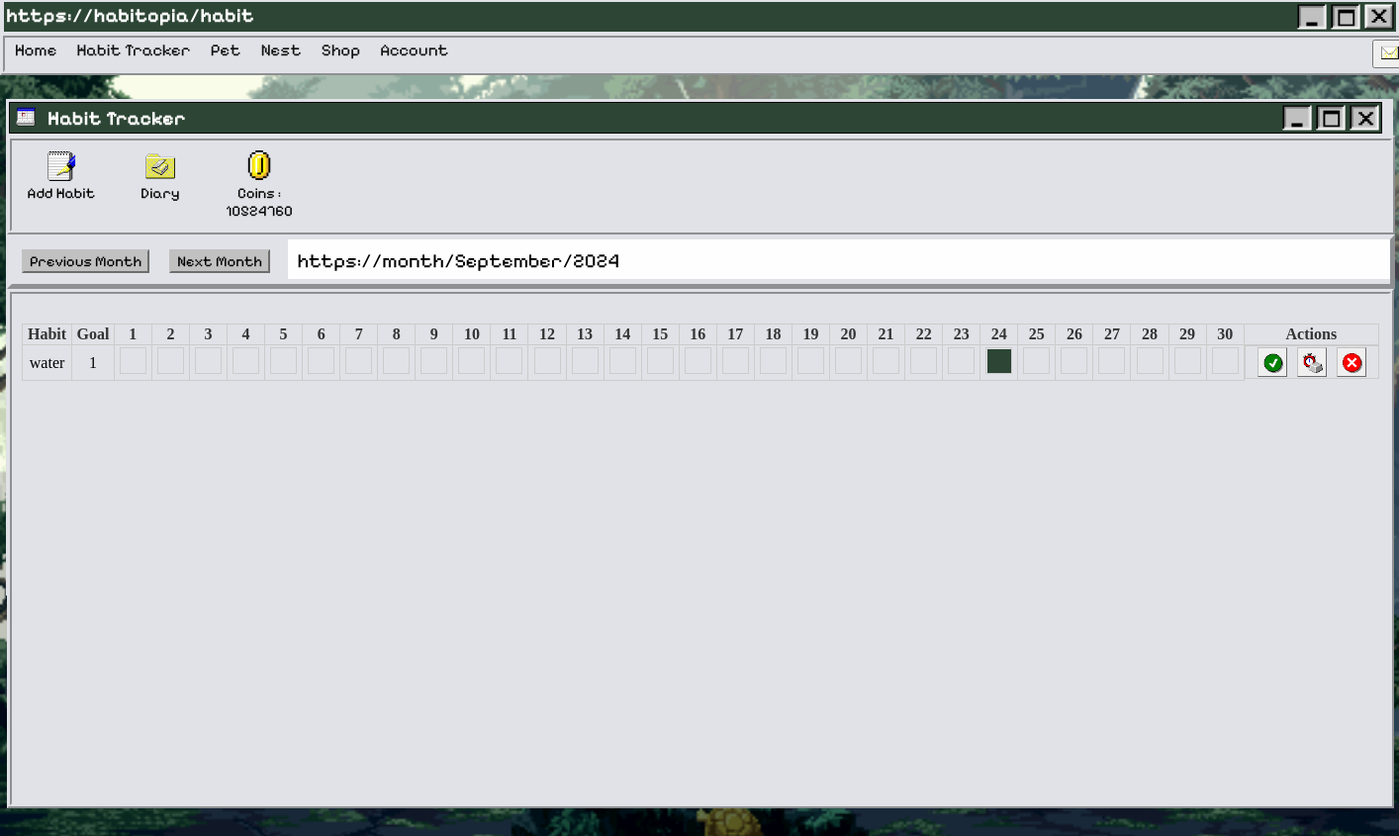
/habit (signed in), run on the app's committed database.
### home.py (models this page shows)
class UserItems(db.Model):
    user_id = db.Column(db.Integer, db.ForeignKey('user.id'), primary_key=True, nullable=False)
    coins = db.Column(db.Integer, nullable=False, default=60)
    petFood = db.Column(db.Integer, nullable=False, default=3)
    bait = db.Column(db.Integer, nullable=False, default=1)

class Habit(db.Model):
    user_id = db.Column(db.Integer, db.ForeignKey('user.id'), nullable=False)
    id = db.Column(db.Integer, primary_key=True)
    name = db.Column(db.String(100), nullable=False)
    frequency = db.Column(db.Integer, default=30)
    created_at = db.Column(db.DateTime, default=datetime.utcnow)
    repeat_days = db.Column(db.String(100), default="")

### home.py (the view)
@app.route("/habit")
@login_required
def habit():
    user_items = UserItems.query.filter_by(user_id=current_user.id).first()
    habits = Habit.query.filter_by(user_id=current_user.id).all()
    selected_month = request.args.get('month', datetime.now().strftime('%Y-%m'))
    month_start = datetime.strptime(selected_month, '%Y-%m').date()
    month_end = (month_start + relativedelta(months=1)) - timedelta(days=1)
    habit_logs = HabitLog.query.filter(HabitLog.habit_id.in_([habit.id for habit in habits]),
                                       HabitLog.date.between(month_start, month_end)).all()
    habit_logs_dict = {(log.habit_id, log.date.strftime('%Y-%m-%d')): log for log in habit_logs}
    diary_entries = DiaryEntry.query.filter_by(user_id=current_user.id).all()
    notifications = Notification.query.filter_by(user_id=current_user.id).all()
    return render_template('habit.html', habits=habits, selected_month=selected_month, month_start=month_start,
                            month_end=month_end, habit_logs=habit_logs_dict, datetime=datetime, timedelta=timedelta,
                            relativedelta=relativedelta, diary_entries=diary_entries, notifications=notifications, user_items=user_items)

### home.py (called while the page is built)
@login_manager.user_loader
def load_user(user_id):
    return User.query.get(int(user_id))

### templates/habit.html (shortened to what this page needs)
{% extends "base.html" %}
{% block css %} <link rel="stylesheet" href="/static/styles/HabitStyles.css" > {% endblock %}
{% block heading %}https://habitopia/habit{% endblock %}
{% block content %}
<div id="wrap">
    <div class="topbox2">
        <ul>
            <li><img src="/static/styles/assets/calendar-3.png" width=20px class="topboxtext2"></li>
            <li><h5 class="topboxtext2">Habit Tracker</h5></li>
        </ul>
        <ul>
            <li><img src="/static/styles/assets/exit-active.png" class="icon"></li>
            <li><img src="/static/styles/assets/window-active.png" class="icon"></li>
            <li><img src="/static/styles/assets/minimise-active.png" class="icon"></li>
        </ul>
    </div>
    <div class="nav2">
        <ul>
            <li><button id="openModalBtn" onclick="openModal()" class="iconbutton"><img src="/static/styles/assets/write_wordpad-1.png" class="icon2"><p class="icontext">Add Habit</p></button></li>
            <li><a href="{{ url_for('diary') }}"><button class="iconbutton"><img src="/static/styles/assets/directory_business_calendar-2.png" class="icon2"><p class="icontext">Diary</p></button></a></li>
            <li class="iconbutton"><img src="/static/styles/assets/coin.png" class="icon2"><p class="icontext">Coins : {{ user_items.coins }}</p></li>
        </ul>
    </div>
    {% if habits %}
        <div class="callendarrow">
            <ul>
                <div class="callendarnav">
                    <li><a href="{{ url_for('habit', month=(month_start - relativedelta(months=1)).strftime('%Y-%m')) }}"><button class="callendarbutton">Previous Month</button></a></li>
                    <li><a href="{{ url_for('habit', month=(month_start + relativedelta(months=1)).strftime('%Y-%m')) }}"><button class="callendarbutton">Next Month</button></a></li>
                </div>
                <div class="month">
                    <li><span>https://month/{{month_start.strftime('%B')}}/{{month_start.strftime('%Y')}}</span></li>
                </div>
            </ul>
        </div>
        <div class="wrap2">
            <div class="habit-calendar">
                <div>
                    <table>
                        <tr>
                            <th>Habit</th>
                            <th>Goal</th>
                                {% for day in range(1, (month_start + relativedelta(months=1) - timedelta(days=1)).day + 1) %}
                                    <th>{{ day }}</th>
                                {% endfor %}
                            <th>Actions</th>
                        </tr>
                        {% for habit in habits %}
                            <tr>
                                <div class="checkbox-calendar">
                                    <td>{{ habit.name }}</td>
                                    <td>{{ habit.frequency }}</td>
                                    {% for day in range(1, (month_start + relativedelta(months=1) - timedelta(days=1)).day + 1) %}
                                    {% set date = selected_month + '-%02d' % day %}
                                    <td>
                                        <div class="calendar-box">
                                            {% set log = habit_logs.get((habit.id, date)) %}
                                            {% if log and log.checked %}
                                                <div class="checked"> </div>
                                            {% endif %}
                                        </div>
                                    </td>
                                    {% endfor %}
                                    <td class="actionbox">
                                        <form action="{{ url_for('complete_habit', habit_id=habit.id) }}" method="POST" class="complete_button">
                                            <button type="submit" class="delete"><img src="/static/styles/assets/trust0-0.png" width="20px"></button>
                                        </form>
                                        <form action="{{ url_for('undo_complete', habit_id=habit.id) }}" method="POST" class="undo_button">
                                            <button type="submit" class="delete"><img src="/static/styles/assets/accessibility_stopwatch.png" width="20px"></button>
                                        </form>
                                        <form action="{{ url_for('delete', habit_id=habit.id) }}" method="POST" class="delete_button">
                                            <button type="submit" class="delete"><img src="/static/styles/assets/msg_error-0.png" width="20px"></button>
                                        </form>
                                    </td>
                                </div>
                            </tr>
                        {% endfor %}
                    </table>
            </div>
        </div>
    {% else %}
        <div class="wrap2">
            <p>No habits! Click [Add Habit] to add a habit!</p>
        </div>
    {% endif %}
</div>
{% endblock %}

### static/styles/HabitStyles.css (style rules this page uses)
.body { background-image: url("/static/styles/assets/animatedbackground.gif") ; background-repeat: no-repeat; background-size: cover ; background-attachment: fixed; background-position: center; height: 100vh; width: 100%; margin: 0; padding: 0; overflow: scroll; overflow-x: hidden; }
.icon { width: 30px; float:right; margin:2px; vertical-align: baseline; }
ul { list-style-type: none; margin: 0; padding: 0; }
#wrap { width: 1400px; height: 500px; margin: 100px auto; background: #e0e2e7 ; padding: 1px; }
.wrap2 { width: 98%; height: 99%; padding: 10px; background-color: #e0e2e7; overflow-y: scroll; overflow-x: hidden; border: 5px ridge #e0e2e7; }
.topbox2 { background-color: #2d4535; height: 30px; margin: 2px 2px; width: 99%; border: 1px solid black; }
.topboxtext2 { float: left; color: #FFFFFF; margin: 4px 6px; text-align: left; font-family: "Pixelify Sans", sans-serif ; font-size: 20px; vertical-align: baseline; }
.nav2 { background-color: #e0e2e7 ; border: 5px ridge #e0e2e7; width:99.5%; margin: auto; overflow: hidden; top: 33px; }
.nav2 li { float: left; text-align: center; }
.iconbutton { width: 100px; background-color: #e0e2e7; border: hidden; }
.icon2 { width: 30px; margin: 10px 10px 0px; }
.icontext { font-family: "Pixelify Sans", sans-serif ; color: black; font-size: 15px; vertical-align: baseline; margin: 0px 0px 10px 0px; padding: 0; }
.callendarrow li { float: left; }
.callendarrow { background-color: #e0e2e7 ; width:99.5%; height: 45px; margin: auto; overflow: hidden; top: 33px; border: 5px outset #e0e2e7; }
.callendarbutton { border: 2px outset #c1c1c1; background-color: #c1c1c1; font-family: "Pixelify Sans", sans-serif ; margin: 10px 10px; font-size: 15px; }
.month { background-color: #fefefe; height: 40px; width: 80%; float: right; }
.month li { margin: 10px 10px; font-size: 20px; font-family: "Pixelify Sans", sans-serif ; }
.complete_button, .undo_button, .delete_button { position: relative; display: inline-block; }
.delete { width: 30px; height: 30px; padding: 5px; border: 1px outset #c1c1c1; cursor: pointer; display: inline-block; position: relative; }
.actionbox { display: flex; gap: 10px; justify-content: center; align-items: center; white-space: nowrap; }
table { width: 100%; border-collapse: collapse; margin-top: 20px; }
th, td { border: 1px solid #ccc; padding: 1px; text-align: center; }
th { background-color: #e0e2e7; color: #333; }
.checkbox-calendar { display: flex; flex-wrap: wrap; }
.calendar-box { width: 25px; height: 25px; display: inline-block; border: 1px solid #ccc; margin: 1px; cursor: pointer; }
.checked { background-color: #2d4535; height: 24px; width: 24px; margin: 1px; }

### data on the page
UserItems: coins "10524760"
Habit: name "water", frequency "1"

### other printed values
{{ month_start.strftime('%B') }} "September"
{{ month_start.strftime('%Y') }} "2024"
{{ day }} "1" "2" "3" "4" "5" "6" "7" "8" "9" "10" "11" "12" "13" "14" "15" "16" "17" "18" "19" "20" "21" "22" "23" "24" "25" "26" "27" "28" "29" "30"
